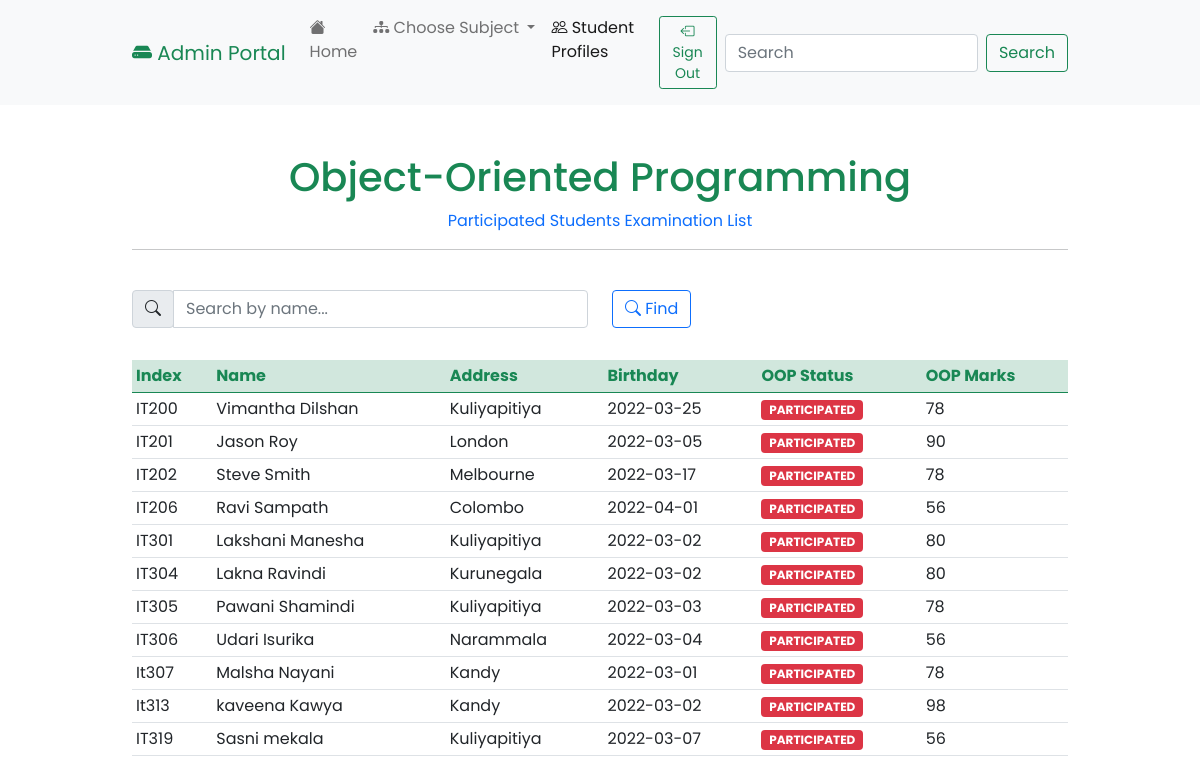
The page /list_oop.php (signed in) on the database its author committed.
### tables this page shows
CREATE TABLE `students` (
  `index` varchar(255) NOT NULL,
  `name` varchar(255) NOT NULL,
  `address` varchar(255) NOT NULL,
  `birthday` varchar(255) NOT NULL,
  `oop` varchar(255) NOT NULL,
  `oopmarks` varchar(255) NOT NULL,
  `wad` varchar(255) NOT NULL,
  `wadmarks` varchar(255) NOT NULL,
  `idcp` varchar(255) NOT NULL,
  `idcpmarks` varchar(255) NOT NULL
);

### list_oop.php (the view, shortened to what this page needs)
<!doctype html>
<html lang="en">
<head>
    <link href="https://cdn.jsdelivr.net/npm/bootstrap@5.0.2/dist/css/bootstrap.min.css" rel="stylesheet">
    <link rel="stylesheet" href="https://cdn.jsdelivr.net/npm/bootstrap-icons@1.8.1/font/bootstrap-icons.css">
    <link rel="stylesheet" href="styles/main.css">
</head>
<body>
    <nav class="navbar navbar-expand-lg navbar-light bg-light">
        <div class="container-fluid">
            <a class="navbar-brand text-success" href="admin_portal_home.php"><i class="bi bi-hdd-fill"></i> Admin Portal</a>
            <div class="collapse navbar-collapse" id="navbarSupportedContent">
                <ul class="navbar-nav me-auto mb-2 mb-lg-0">
                    <li class="nav-item">
                        <a class="nav-link" aria-current="page" href="admin_portal_home.php"><i class="bi bi-house-fill"></i> Home</a>
                    </li>
                    <li class="nav-item dropdown">
                        <a class="nav-link dropdown-toggle" href="#" id="navbarDropdown" role="button" data-bs-toggle="dropdown" aria-expanded="false">
                            <i class="bi bi-diagram-3-fill"></i> Choose Subject
                        </a>
                    </li>
                    <li class="nav-item">
                        <a class="nav-link active" href="student_db.php"><i class="bi bi-people"></i> Student Profiles</a>
                    </li>
                    <li class="nav-item">
                        <a class="nav-link" aria-current="page" href="database/sign_out_admin.php"><button type="button" class="btn btn-outline-success btn-sm"><i class="bi bi-box-arrow-left"></i> Sign Out</button></a>
                    </li>
                </ul>
                <form class="d-flex">
                    <input class="form-control me-2" type="search" placeholder="Search" aria-label="Search" onkeyup="myFunction1()" id="myInput1">
                    <button class="btn btn-outline-success" type="submit">Search</button>
                </form>
            </div>
        </div>
    </nav>
    <br>
    <br>
    <center>
        <h1 class="log-head text-success">Object-Oriented Programming</h1>
        <h9 class="sub-head text-primary">Participated Students Examination List</h9>
        <br>
        <div class="container-fluid">
            <hr>
        </div>
    </center>
    <br>
    <div class="container-fluid">
        <div class="search">
            <form>
                <div class="row">
                    <div class="col">
                        <div class="input-group">
                            <div class="input-group-prepend">
                                <div class="input-group-text"><i class="bi bi-search"></i></div>
                            </div>
                            <input type="text" class="form-control" onkeyup="myFunction()" id="myInput" placeholder="Search by name...">
                        </div>
                    </div>
                    <div class="col">
                        <button type="button" class="btn btn-outline-primary mb-2"><i class="bi bi-search"></i> Find</button>
                    </div>
                </div>
            </form>
            <br>
        </div>
        <table class="table table-hover table-sm" id="myTable">
            <thead class="table-success">
                <tr>
                    <th class="tblhead" scope="col">Index</th>
                    <th class="tblhead" scope="col">Name</th>
                    <th class="tblhead" scope="col">Address</th>
                    <th class="tblhead" scope="col">Birthday</th>
                    <th class="tblhead" scope="col">OOP Status</th>
                    <th class="tblhead" scope="col">OOP Marks</th>
                </tr>
            </thead>
            <tbody>
            <?php
                include 'database/db_connect.php';
                $sql = "SELECT `index`, `name`, `address`, `birthday`, `oop`, `oopmarks`, `wad`, `wadmarks`, `idcp`, `idcpmarks` from `students` where `oop` = 'Participated'";
                $result = $conn->query($sql);
                if ($result->num_rows > 0) {
                    if (!$conn) {
                        die('Database is not connected!');
                    } else {
                        while ($row = $result->fetch_assoc()) {
                            $oop = $row["oop"];
                            if ($oop == "Participated") {
                                $oopvar = "bg-danger";
                            } else if ($oop == "On-Going") {
                                $oopvar = "bg-success";
                            }
                            echo
                            "<tr><td>" . $row["index"] .
                            "</td><td>" . $row["name"] .
                            "</td><td>" . $row["address"] .
                            "</td><td>" . $row["birthday"] .
                            "</td><td><span class='badge $oopvar text-uppercase'>" . $row["oop"] .
                            "</span></td><td>" . $row["oopmarks"] .
                            "</td></tr>";
                        }
                    }
                    echo "</tbody>";
                    echo "</table>";
                } else {
                    echo "No records in database";
                }
            ?>
    </div>
</body>
</html>

### styles/main.css (style rules this page uses)
* { font-family: 'Poppins', sans-serif; }
.container-fluid { max-width: 80%; }
.navbar-brand { color: #198754; }
.active { color: #0d6efd; }
.tblhead { color: #198754; }

### rows shown on the page
students: index "IT200", name "Vimantha Dilshan", address "Kuliyapitiya", birthday "2022-03-25", oop "PARTICIPATED", oopmarks "78"
students: index "IT201", name "Jason Roy", address "London", birthday "2022-03-05", oop "PARTICIPATED", oopmarks "90"
students: index "IT202", name "Steve Smith", address "Melbourne", birthday "2022-03-17", oop "PARTICIPATED", oopmarks "78"
students: index "IT206", name "Ravi Sampath", address "Colombo", birthday "2022-04-01", oop "PARTICIPATED", oopmarks "56"
students: index "IT301", name "Lakshani Manesha", address "Kuliyapitiya", birthday "2022-03-02", oop "PARTICIPATED", oopmarks "80"
students: index "IT304", name "Lakna Ravindi", address "Kurunegala", birthday "2022-03-02", oop "PARTICIPATED", oopmarks "80"
students: index "IT305", name "Pawani Shamindi", address "Kuliyapitiya", birthday "2022-03-03", oop "PARTICIPATED", oopmarks "78"
students: index "IT306", name "Udari Isurika", address "Narammala", birthday "2022-03-04", oop "PARTICIPATED", oopmarks "56"
students: index "It307", name "Malsha Nayani", address "Kandy", birthday "2022-03-01", oop "PARTICIPATED", oopmarks "78"
students: index "It313", name "kaveena Kawya", address "Kandy", birthday "2022-03-02", oop "PARTICIPATED", oopmarks "98"
students: index "IT319", name "Sasni mekala", address "Kuliyapitiya", birthday "2022-03-07", oop "PARTICIPATED", oopmarks "56"
